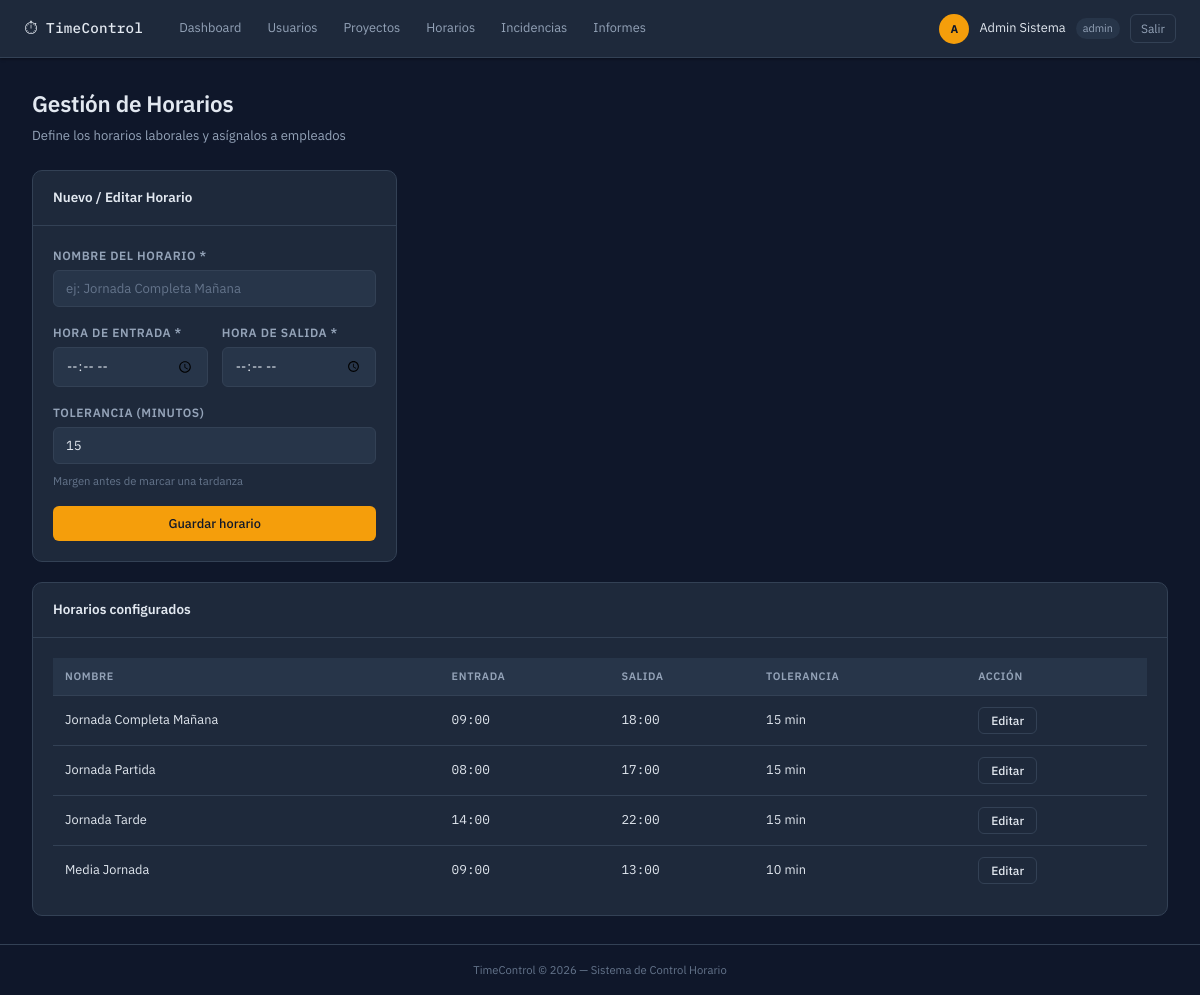
Page /?action=admin_horarios (signed in) on the committed database.
### tables this page shows
CREATE TABLE horarios (
    id INT AUTO_INCREMENT PRIMARY KEY,
    nombre VARCHAR(100) NOT NULL,
    hora_entrada TIME NOT NULL,
    hora_salida TIME NOT NULL,
    tolerancia_minutos INT DEFAULT 10 COMMENT 'Minutos de margen antes de marcar retraso',
    creado_en TIMESTAMP DEFAULT CURRENT_TIMESTAMP
);

### app/controllers/AdminController.php (called while the page is built, shortened)
<?php
class AdminController {
    public function horarios(): void {
        $db       = Database::getConnection();
        $horarios = $db->query("SELECT * FROM horarios ORDER BY nombre")->fetchAll();
        include __DIR__ . '/../views/admin/horarios.php';
    }
}

### app/views/admin/horarios.php (the view, shortened to what this page needs)
<?php
include __DIR__ . '/../shared/header.php';
?>
<div class="page-header">
    <div>
        <h1 class="page-title">Gestión de Horarios</h1>
        <p class="page-subtitle">Define los horarios laborales y asígnalos a empleados</p>
    </div>
</div>
<div class="dashboard-grid">
    <div class="card">
        <div class="card-header">
            <h3 class="card-title">Nuevo / Editar Horario</h3>
        </div>
        <div class="card-body">
            <form action="?action=admin_guardar_horario" method="POST" class="form-vertical" id="form-horario">
                <div class="form-group">
                    <label class="form-label">Nombre del horario *</label>
                    <input type="text" name="nombre" id="hor-nombre" class="form-input"
                        placeholder="ej: Jornada Completa Mañana" required>
                </div>
                <div class="form-row">
                    <div class="form-group">
                        <label class="form-label">Hora de entrada *</label>
                        <input type="time" name="hora_entrada" id="hor-entrada" class="form-input" required>
                    </div>
                    <div class="form-group">
                        <label class="form-label">Hora de salida *</label>
                        <input type="time" name="hora_salida" id="hor-salida" class="form-input" required>
                    </div>
                </div>
                <div class="form-group">
                    <label class="form-label">Tolerancia (minutos)</label>
                    <input type="number" name="tolerancia_minutos" id="hor-tol" class="form-input" value="15" min="0" max="60">
                    <span class="form-hint">Margen antes de marcar una tardanza</span>
                </div>
                <button type="submit" class="btn btn-primary">Guardar horario</button>
            </form>
        </div>
    </div>
    <div class="card card-wide">
        <div class="card-header">
            <h3 class="card-title">Horarios configurados</h3>
        </div>
        <div class="card-body">
            <table class="table">
                <thead>
                    <tr><th>Nombre</th><th>Entrada</th><th>Salida</th><th>Tolerancia</th><th>Acción</th></tr>
                </thead>
                <tbody>
                    <?php foreach ($horarios as $h): ?>
                        <tr>
                            <td><?= htmlspecialchars($h['nombre']) ?></td>
                            <td class="mono"><?= substr($h['hora_entrada'], 0, 5) ?></td>
                            <td class="mono"><?= substr($h['hora_salida'], 0, 5) ?></td>
                            <td><?= $h['tolerancia_minutos'] ?> min</td>
                            <td>
                                <button class="btn btn-sm btn-outline"
                                    onclick="editarHorario(<?= htmlspecialchars(json_encode($h)) ?>)">
                                    Editar
                                </button>
                            </td>
                        </tr>
                    <?php endforeach; ?>
                </tbody>
            </table>
        </div>
    </div>
</div>
<?php include __DIR__ . '/../shared/footer.php'; ?>

### public/css/style.css (style rules this page uses)
:root { --bg: #0f172a; --bg2: #1e293b; --bg3: #273549; --border: #334155; --border2: #475569; --text: #e2e8f0; --text2: #94a3b8; --text3: #64748b; --accent: #f59e0b; --accent2: #fbbf24; --blue: #3b82f6; --green: #22c55e; --red: #ef4444; --orange: #f97316; --yellow: #eab308; --radius: 6px; --radius-lg: 10px; --shadow: 0 1px 3px rgba(0,0,0,.4); --shadow-lg: 0 4px 20px rgba(0,0,0,.5); --font: 'IBM Plex Sans', system-ui, sans-serif; --mono: 'IBM Plex Mono', 'Fira Mono', monospace; --nav-h: 58px; }
*, *::before, *::after { box-sizing: border-box; margin: 0; padding: 0; }
html { font-size: 15px; scroll-behavior: smooth; }
body { font-family: var(--font); background: var(--bg); color: var(--text); min-height: 100vh; display: flex; flex-direction: column; line-height: 1.6; }
.page-header { display: flex; align-items: flex-start; justify-content: space-between; margin-bottom: 24px; gap: 16px; }
.page-title { font-size: 1.5rem; font-weight: 600; letter-spacing: -0.01em; color: var(--text); }
.page-subtitle { font-size: .875rem; color: var(--text2); margin-top: 3px; }
.card { background: var(--bg2); border: 1px solid var(--border); border-radius: var(--radius-lg); overflow: hidden; }
.card-wide { grid-column: 1 / -1; }
.card-header { padding: 16px 20px; border-bottom: 1px solid var(--border); display: flex; align-items: center; justify-content: space-between; }
.card-title { font-size: .9rem; font-weight: 600; color: var(--text); }
.card-body { padding: 20px; }
.dashboard-grid { display: grid; grid-template-columns: repeat(auto-fit, minmax(340px, 1fr)); gap: 20px; }
.table { width: 100%; border-collapse: collapse; font-size: .85rem; }
.table th { text-align: left; padding: 10px 12px; background: var(--bg3); color: var(--text2); font-size: .72rem; font-weight: 600; text-transform: uppercase; letter-spacing: .06em; border-bottom: 1px solid var(--border); }
.table td { padding: 11px 12px; border-bottom: 1px solid var(--border); color: var(--text); vertical-align: middle; }
.table tr:last-child td { border-bottom: none; }
.mono { font-family: var(--mono); }
.form-group { display: flex; flex-direction: column; gap: 5px; }
.form-label { font-size: .8rem; font-weight: 600; color: var(--text2); text-transform: uppercase; letter-spacing: .05em; }
.form-hint { font-size: .75rem; color: var(--text3); margin-top: 3px; }
.form-input { background: var(--bg3); border: 1px solid var(--border); border-radius: var(--radius); color: var(--text); padding: 9px 12px; font-family: var(--font); font-size: .875rem; transition: border-color .15s; width: 100%; }
.form-input::placeholder { color: var(--text3); }
.form-vertical { display: flex; flex-direction: column; gap: 16px; }
.form-row { display: grid; grid-template-columns: 1fr 1fr; gap: 14px; }
.btn { display: inline-flex; align-items: center; justify-content: center; padding: 9px 18px; border-radius: var(--radius); font-size: .85rem; font-weight: 500; cursor: pointer; border: none; transition: all .15s; text-decoration: none; white-space: nowrap; font-family: var(--font); }
.btn-primary { background: var(--accent); color: var(--bg); }
.btn-outline { background: transparent; color: var(--text); border: 1px solid var(--border); }
.btn-sm { padding: 5px 12px; font-size: .8rem; }

### rows in the picture
horarios: nombre "Jornada Completa Mañana", hora_entrada "09:00", hora_salida "18:00", tolerancia_minutos "15"
horarios: nombre "Jornada Partida", hora_entrada "08:00", hora_salida "17:00", tolerancia_minutos "15"
horarios: nombre "Jornada Tarde", hora_entrada "14:00", hora_salida "22:00", tolerancia_minutos "15"
horarios: nombre "Media Jornada", hora_entrada "09:00", hora_salida "13:00", tolerancia_minutos "10"

### other values in the picture
substr($_SESSION['user_nombre'] ?? 'U', 0, 1) "A"
$_SESSION['user_nombre'] "Admin Sistema"
$rol "admin"
